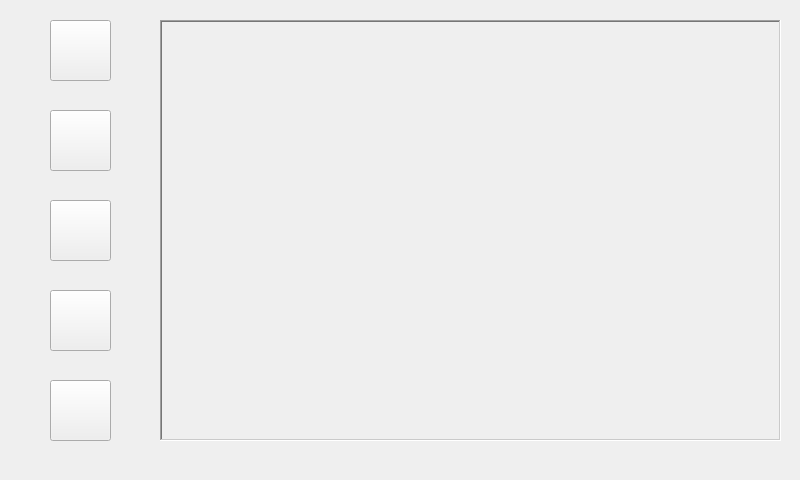
<?xml version="1.0" encoding="UTF-8"?>
<ui version="4.0">
 <class>mainWidget</class>
 <widget class="QWidget" name="mainWidget">
  <property name="geometry">
   <rect>
    <x>0</x>
    <y>0</y>
    <width>800</width>
    <height>480</height>
   </rect>
  </property>
  <property name="windowTitle">
   <string>mainWidget</string>
  </property>
  <widget class="QFrame" name="frame">
   <property name="geometry">
    <rect>
     <x>160</x>
     <y>20</y>
     <width>621</width>
     <height>421</height>
    </rect>
   </property>
   <property name="frameShape">
    <enum>QFrame::WinPanel</enum>
   </property>
   <property name="frameShadow">
    <enum>QFrame::Sunken</enum>
   </property>
   <property name="lineWidth">
    <number>2</number>
   </property>
   <widget class="QStackedWidget" name="stackedWidget">
    <property name="geometry">
     <rect>
      <x>10</x>
      <y>10</y>
      <width>600</width>
      <height>400</height>
     </rect>
    </property>
    <property name="styleSheet">
     <string notr="true"/>
    </property>
    <property name="currentIndex">
     <number>0</number>
    </property>
    <widget class="QWidget" name="page"/>
   </widget>
  </widget>
  <widget class="QWidget" name="layoutWidget">
   <property name="geometry">
    <rect>
     <x>50</x>
     <y>20</y>
     <width>71</width>
     <height>421</height>
    </rect>
   </property>
   <layout class="QVBoxLayout" name="verticalLayout">
    <item>
     <widget class="QPushButton" name="basicFunUIBtn">
      <property name="minimumSize">
       <size>
        <width>61</width>
        <height>61</height>
       </size>
      </property>
      <property name="maximumSize">
       <size>
        <width>61</width>
        <height>61</height>
       </size>
      </property>
      <property name="styleSheet">
       <string notr="true">image: url(:/icon/icon/主界面.png);
</string>
      </property>
      <property name="text">
       <string/>
      </property>
      <property name="checkable">
       <bool>true</bool>
      </property>
      <property name="checked">
       <bool>false</bool>
      </property>
      <property name="autoExclusive">
       <bool>true</bool>
      </property>
     </widget>
    </item>
    <item>
     <spacer name="verticalSpacer">
      <property name="maximumSize">
       <size>
        <width>61</width>
        <height>61</height>
       </size>
      </property>
      <property name="orientation">
       <enum>Qt::Vertical</enum>
      </property>
      <property name="sizeHint" stdset="0">
       <size>
        <width>20</width>
        <height>40</height>
       </size>
      </property>
     </spacer>
    </item>
    <item>
     <widget class="QPushButton" name="musicPlayerBtn">
      <property name="minimumSize">
       <size>
        <width>61</width>
        <height>61</height>
       </size>
      </property>
      <property name="maximumSize">
       <size>
        <width>61</width>
        <height>61</height>
       </size>
      </property>
      <property name="styleSheet">
       <string notr="true">image: url(:/icon/icon/音乐界面.png);</string>
      </property>
      <property name="text">
       <string/>
      </property>
      <property name="checkable">
       <bool>true</bool>
      </property>
      <property name="autoExclusive">
       <bool>true</bool>
      </property>
     </widget>
    </item>
    <item>
     <spacer name="verticalSpacer_2">
      <property name="maximumSize">
       <size>
        <width>61</width>
        <height>61</height>
       </size>
      </property>
      <property name="orientation">
       <enum>Qt::Vertical</enum>
      </property>
      <property name="sizeHint" stdset="0">
       <size>
        <width>20</width>
        <height>40</height>
       </size>
      </property>
     </spacer>
    </item>
    <item>
     <widget class="QPushButton" name="videoPlayerBtn">
      <property name="minimumSize">
       <size>
        <width>61</width>
        <height>61</height>
       </size>
      </property>
      <property name="maximumSize">
       <size>
        <width>61</width>
        <height>61</height>
       </size>
      </property>
      <property name="styleSheet">
       <string notr="true">image: url(:/icon/icon/视频界面.png);</string>
      </property>
      <property name="text">
       <string/>
      </property>
      <property name="checkable">
       <bool>true</bool>
      </property>
      <property name="autoExclusive">
       <bool>true</bool>
      </property>
     </widget>
    </item>
    <item>
     <spacer name="verticalSpacer_3">
      <property name="maximumSize">
       <size>
        <width>61</width>
        <height>61</height>
       </size>
      </property>
      <property name="orientation">
       <enum>Qt::Vertical</enum>
      </property>
      <property name="sizeHint" stdset="0">
       <size>
        <width>20</width>
        <height>40</height>
       </size>
      </property>
     </spacer>
    </item>
    <item>
     <widget class="QPushButton" name="cameraBtn">
      <property name="minimumSize">
       <size>
        <width>61</width>
        <height>61</height>
       </size>
      </property>
      <property name="maximumSize">
       <size>
        <width>61</width>
        <height>61</height>
       </size>
      </property>
      <property name="styleSheet">
       <string notr="true">image: url(:/icon/icon/摄像界面.png);</string>
      </property>
      <property name="text">
       <string/>
      </property>
      <property name="checkable">
       <bool>true</bool>
      </property>
      <property name="autoExclusive">
       <bool>true</bool>
      </property>
     </widget>
    </item>
    <item>
     <spacer name="verticalSpacer_4">
      <property name="maximumSize">
       <size>
        <width>61</width>
        <height>61</height>
       </size>
      </property>
      <property name="orientation">
       <enum>Qt::Vertical</enum>
      </property>
      <property name="sizeHint" stdset="0">
       <size>
        <width>20</width>
        <height>40</height>
       </size>
      </property>
     </spacer>
    </item>
    <item>
     <widget class="QPushButton" name="aiAssistantBtn">
      <property name="minimumSize">
       <size>
        <width>61</width>
        <height>61</height>
       </size>
      </property>
      <property name="maximumSize">
       <size>
        <width>61</width>
        <height>61</height>
       </size>
      </property>
      <property name="styleSheet">
       <string notr="true">image: url(:/icon/icon/AI界面.png);</string>
      </property>
      <property name="text">
       <string/>
      </property>
      <property name="checkable">
       <bool>true</bool>
      </property>
      <property name="autoExclusive">
       <bool>true</bool>
      </property>
     </widget>
    </item>
   </layout>
  </widget>
 </widget>
 <resources/>
 <connections/>
</ui>
